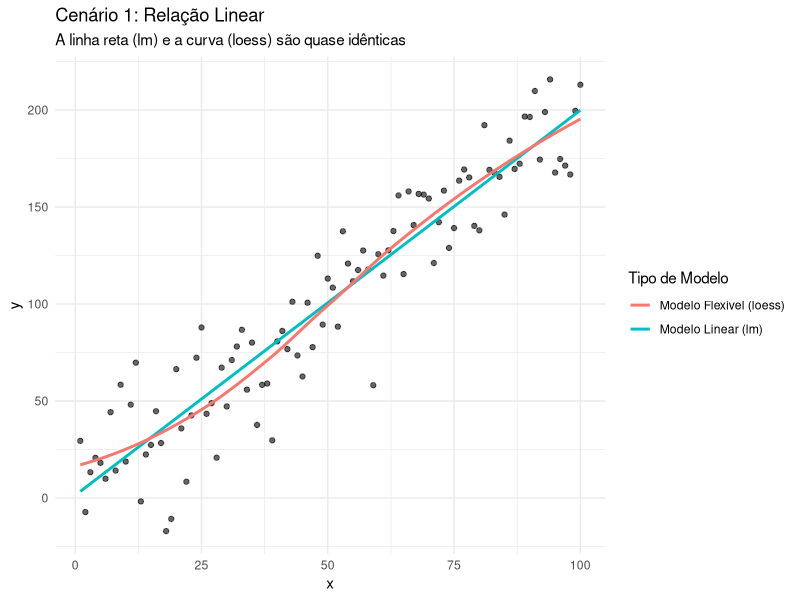
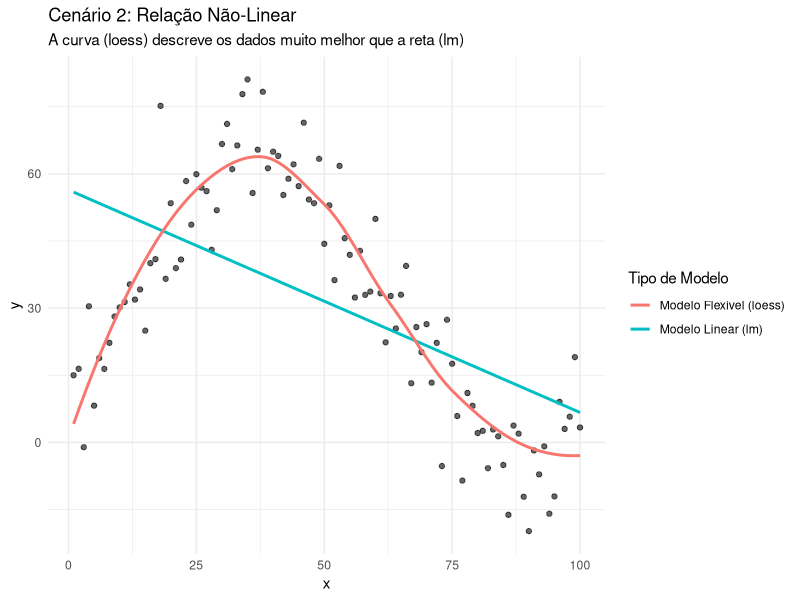

Write R code to recreate these figures, in order.
# Testar Linearidade ----

# A forma mais poderosa e intuitiva de testar a linearidade é através da inspeção visual, combinando um gráfico de dispersão com diferentes linhas de tendência. O pacote ggplot2 é a ferramenta perfeita para isso.

# A Estratégia: Compare uma Linha Reta com uma Curva Flexível

# Pacotes necessários
library(tidyverse)
library(mgcv) # Para GAM

# Semente para reprodutibilidade
set.seed(42)

# Cenário 1: Dados com relação claramente LINEAR
dados_lineares <- tibble(
  x = 1:100,
  y = 2 * x + rnorm(100, mean = 0, sd = 20) # Relação linear + ruído
)

# Cenário 2: Dados com relação claramente NÃO-LINEAR (curva)
dados_nao_lineares <- tibble(
  x = 1:100,
  y = 50 * sin(x / 20) + (x / 2) + rnorm(100, mean = 0, sd = 10) # Relação senoidal
)

# Dados Lineares ----
ggplot(dados_lineares, aes(x = x, y = y)) +
  geom_point(alpha = 0.6) + 
  geom_smooth(method = "lm", aes(color = "Modelo Linear (lm)"), se = FALSE) +
  # 'loess' é um bom padrão para exploração visual
  geom_smooth(method = "loess", aes(color = "Modelo Flexível (loess)"), se = FALSE) +
  labs(
    title = "Cenário 1: Relação Linear",
    subtitle = "A linha reta (lm) e a curva (loess) são quase idênticas",
    color = "Tipo de Modelo"
  ) +
  theme_minimal()

# No gráfico, a linha vermelha (loess) e a linha azul (lm) estão praticamente sobrepostas. Isso é um forte indicativo de que a relação entre x e y é, de fato, linear. A linha reta descreve a tendência dos dados tão bem quanto a curva flexível.


# Dados não lineares ----
ggplot(dados_nao_lineares, aes(x = x, y = y)) +
  geom_point(alpha = 0.6) +
  geom_smooth(method = "lm", aes(color = "Modelo Linear (lm)"), se = FALSE) +
  geom_smooth(method = "loess", aes(color = "Modelo Flexível (loess)"), se = FALSE) +
  
  labs(
    title = "Cenário 2: Relação Não-Linear",
    subtitle = "A curva (loess) descreve os dados muito melhor que a reta (lm)",
    color = "Tipo de Modelo"
  ) +
  theme_minimal()
